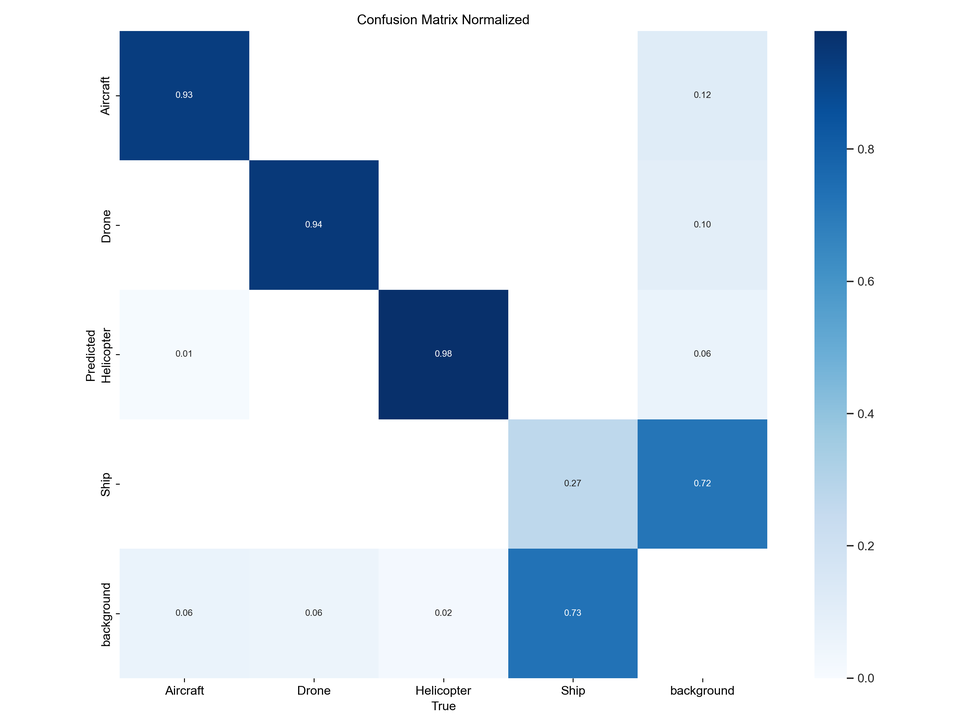
#> input picture runs/detect/train/confusion_matrix_normalized.png, 970 x 727 px, shrunk from 3000 x 2250 before the run, found by its file name
$ python insights.py
#> lines starting #> are read from the running program, lines starting #| are printed output that depends on the picture
import google.generativeai as genai
from IPython.display import Markdown
import PIL.Image
import os

GOOGLE_API_KEY = 'AIzaSyByFoyQYuNDC9jsCwdNfs8_UhgmPNJWHJI'
runs_folder = '/Users/kumarrohit/Desktop/Aerial-Object-Detection/Aerial-Object-Detection/runs/detect/train'
genai.configure(api_key=GOOGLE_API_KEY)


model = genai.GenerativeModel(model_name="gemini-1.5-pro-latest")
prompt = """
Give me insights about the performance of the YOLOv8 detection model based on the following metrics:
- Confusion Matrix: Explain the true positives, false positives, and class-specific accuracy.
- F1 Curve: Interpret the F1 scores for different confidence thresholds.
- Precision and Recall Curves: Describe how precision and recall change across thresholds.
- PR Curve: Provide insights on the precision-recall trade-off.
- Results: Summarize overall model performance.

Format the response in Markdown.
"""

image_1 = PIL.Image.open('/Users/kumarrohit/Desktop/Aerial-Object-Detection/Aerial-Object-Detection/runs/detect/train/confusion_matrix_normalized.png')
#> image_1 is the input picture: PIL image 970x727 RGBA; mean R, G, B, A 217, 227.6, 238.3, 255
image_2 = PIL.Image.open('/Users/kumarrohit/Desktop/Aerial-Object-Detection/Aerial-Object-Detection/runs/detect/train/confusion_matrix.png')
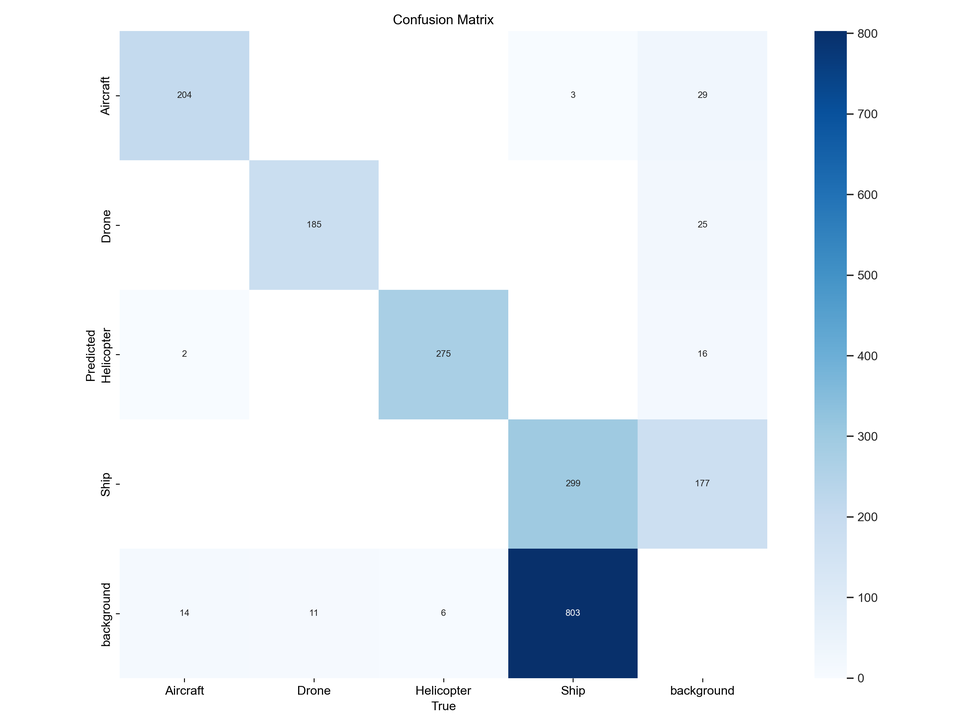
#> input picture runs/detect/train/confusion_matrix.png, 970 x 727 px, shrunk from 3000 x 2250 before the run, found by its file name
#> image_2 is the input picture: PIL image 970x727 RGBA; mean R, G, B, A 233.8, 240.5, 246.5, 255
image_3 = PIL.Image.open('/Users/kumarrohit/Desktop/Aerial-Object-Detection/Aerial-Object-Detection/runs/detect/train/F1_curve.png')
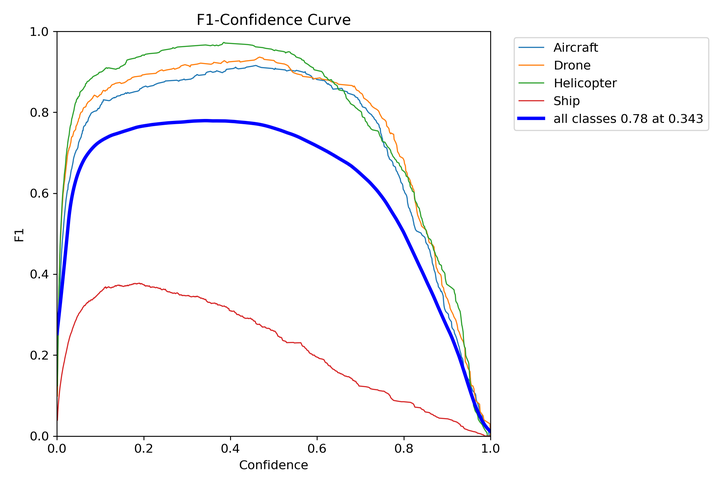
#> input picture runs/detect/train/F1_curve.png, 727 x 485 px, shrunk from 2250 x 1500 before the run, found by its file name
#> image_3 is the input picture: PIL image 727x485 RGBA; mean R, G, B, A 248.8, 248.7, 250.1, 255
image_4 = PIL.Image.open('/Users/kumarrohit/Desktop/Aerial-Object-Detection/Aerial-Object-Detection/runs/detect/train/labels.jpg')
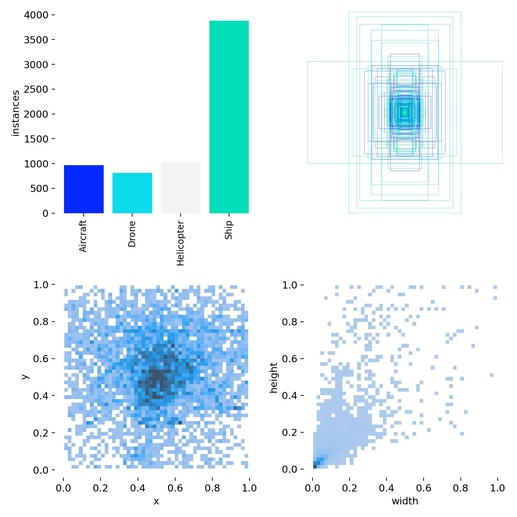
#> input picture runs/detect/train/labels.jpg, 517 x 517 px, shrunk from 1600 x 1600 before the run, found by its file name
#> image_4 is the input picture: PIL image 517x517 RGB; mean R, G, B 224.5, 240.2, 246.8
image_5 = PIL.Image.open('/Users/kumarrohit/Desktop/Aerial-Object-Detection/Aerial-Object-Detection/runs/detect/train/P_curve.png')
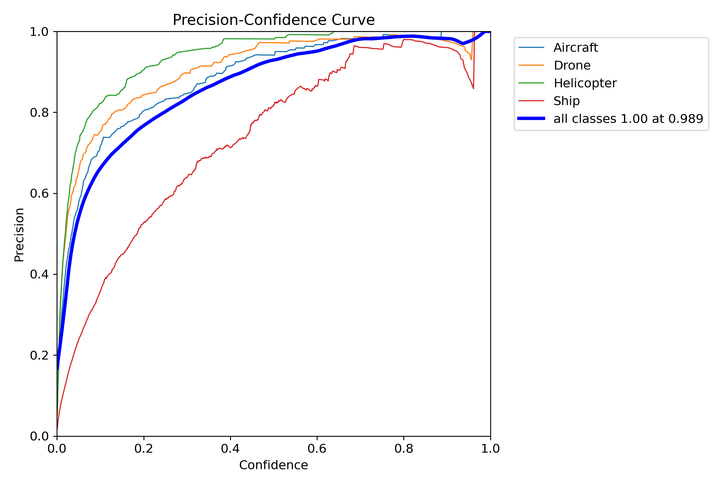
#> input picture runs/detect/train/P_curve.png, 727 x 485 px, shrunk from 2250 x 1500 before the run, found by its file name
#> image_5 is the input picture: PIL image 727x485 RGBA; mean R, G, B, A 249.4, 249.1, 250.3, 255
image_6 = PIL.Image.open('/Users/kumarrohit/Desktop/Aerial-Object-Detection/Aerial-Object-Detection/runs/detect/train/PR_curve.png')
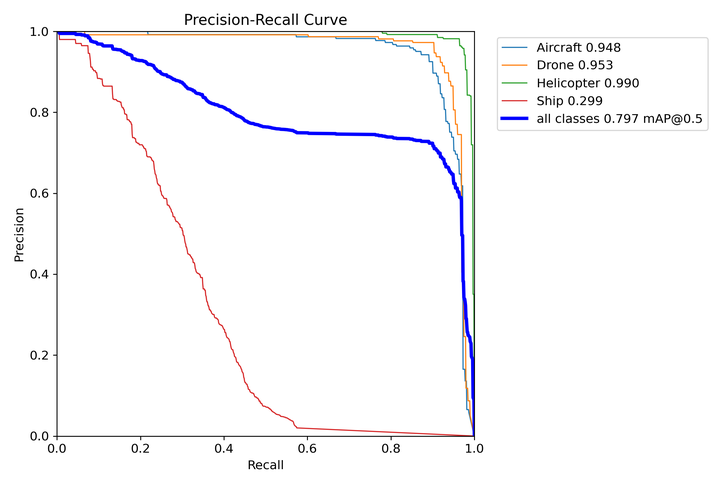
#> input picture runs/detect/train/PR_curve.png, 727 x 485 px, shrunk from 2250 x 1500 before the run, found by its file name
#> image_6 is the input picture: PIL image 727x485 RGBA; mean R, G, B, A 249.2, 248.8, 250.3, 255
#> (the run stopped early here; a loop or call above may not have finished)
